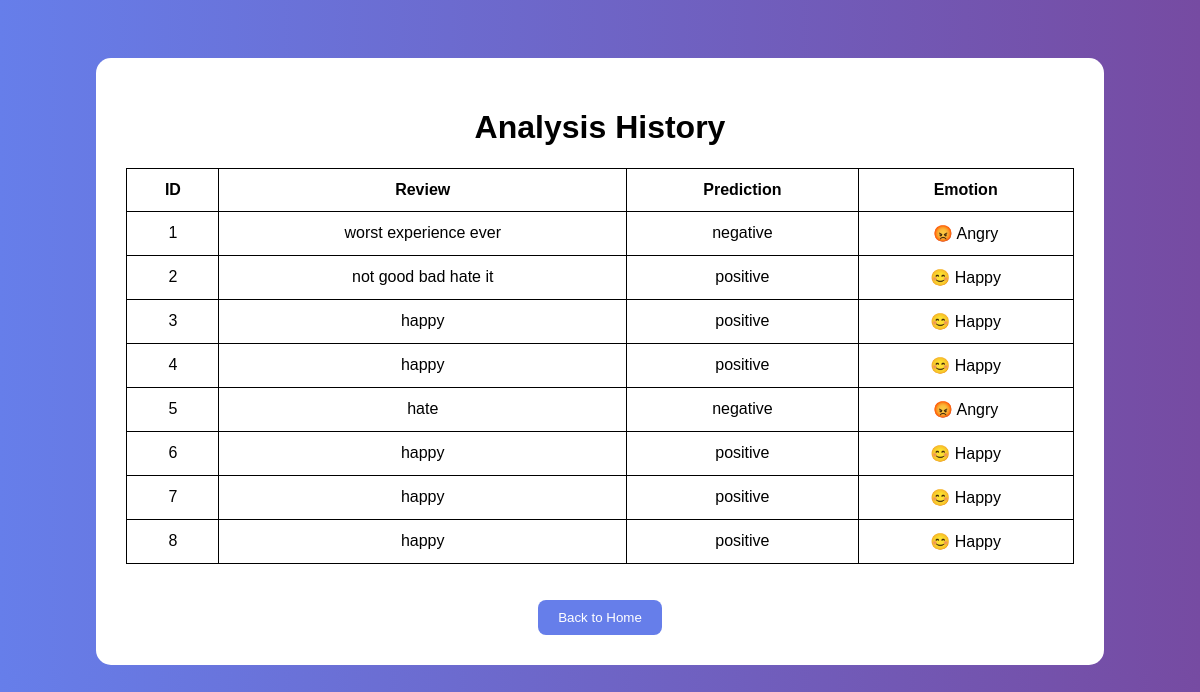
Before: /history (signed in) with the older database file.
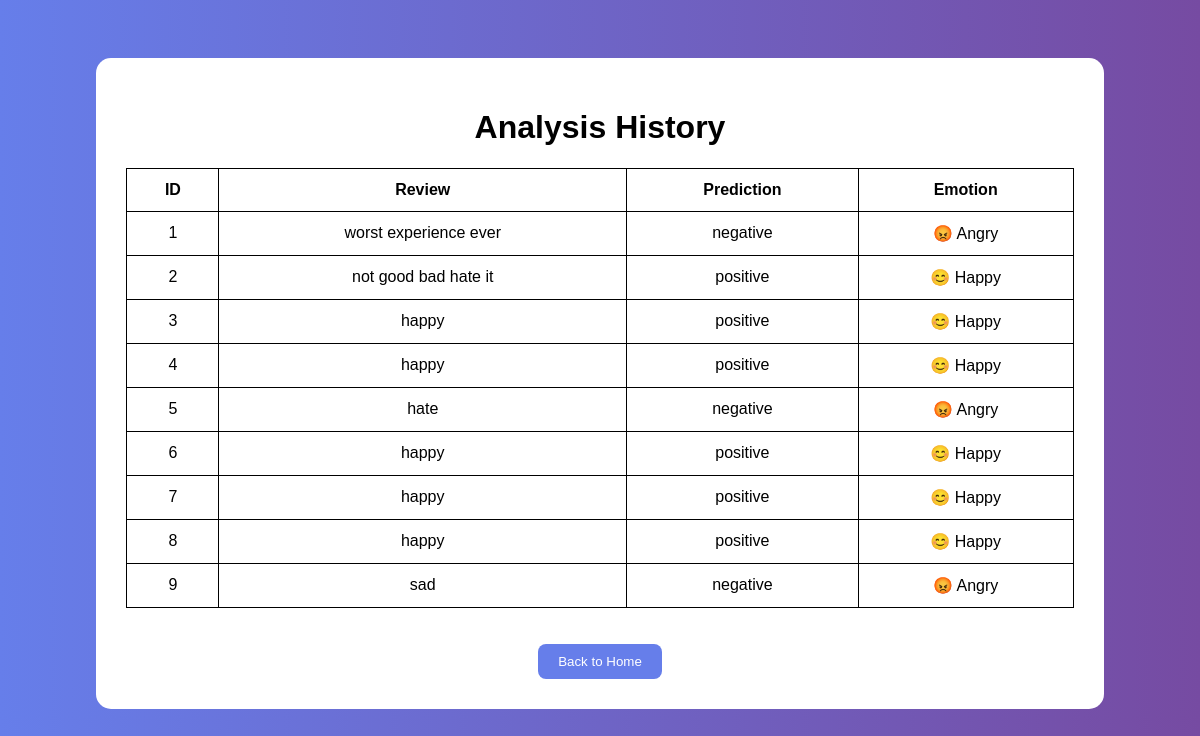
After: the same page with the newer database file.
### tables this page shows
CREATE TABLE history (

    id INTEGER PRIMARY KEY AUTOINCREMENT,

    review TEXT,

    prediction TEXT,

    emotion TEXT

);

### app.py (the view)
@app.route("/history")
def history():
    if "user" not in session:
        return redirect("/")
    conn = sqlite3.connect("history.db")
    cursor = conn.cursor()
    cursor.execute("SELECT * FROM history")
    data = cursor.fetchall()
    conn.close()
    return render_template(
        "history.html",
        history=data
    )

### templates/history.html (shortened to what this page needs)
<!DOCTYPE html>
<html>
<head>
</head>
<body>
    <div class="container">
        <h1>Analysis History</h1>
        <table>
            <tr>
                <th>ID</th>
                <th>Review</th>
                <th>Prediction</th>
                <th>Emotion</th>
            </tr>
            {% for item in history %}
            <tr>
                <td>{{ item[0] }}</td>
                <td>{{ item[1] }}</td>
                <td>{{ item[2] }}</td>
                <td>{{ item[3] }}</td>
            </tr>
            {% endfor %}
        </table>
        <br><br>
        <a href="/home">
            <button>
                Back to Home
            </button>
        </a>
    </div>
</body>
</html>

### templates/history.html (style rules this page uses)
body { font-family: Arial; background: linear-gradient(to right, #667eea, #764ba2); color: white; text-align: center; padding-top: 50px; }
.container { background: white; color: black; width: 80%; margin: auto; padding: 30px; border-radius: 15px; }
table { width: 100%; border-collapse: collapse; margin-top: 20px; }
th, td { border: 1px solid black; padding: 12px; }
button { background: #667eea; color: white; border: none; padding: 10px 20px; cursor: pointer; border-radius: 8px; }

Changed rows visible on the page:
added history: id "9", review "sad", prediction "negative", emotion "😡 Angry"
